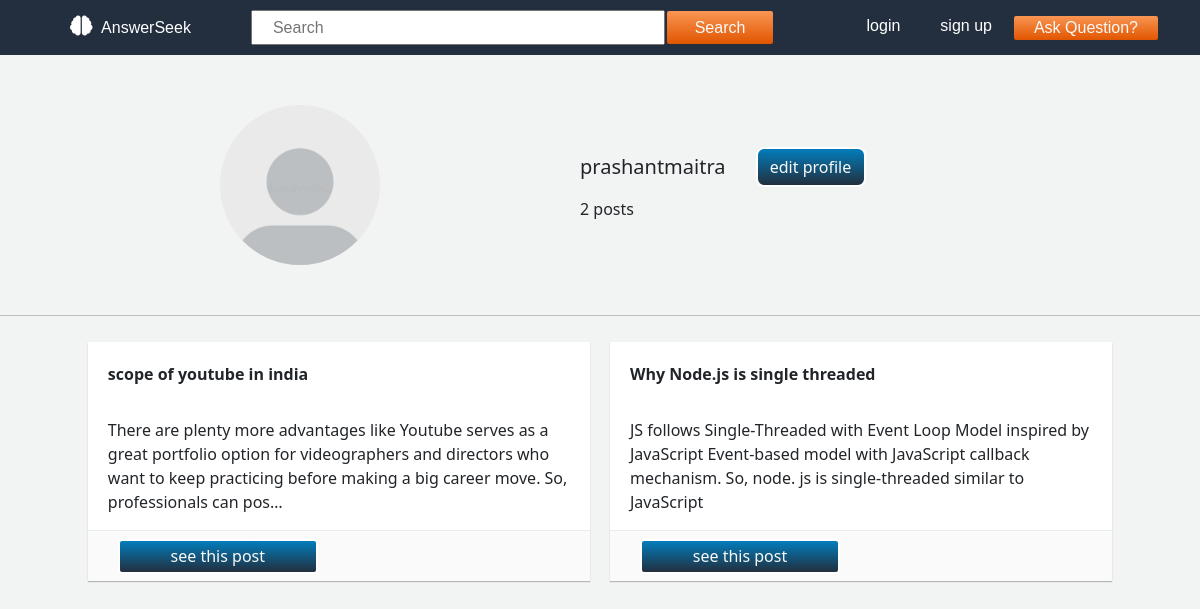
The page /profile/prashantmaitra on the database its author committed.
### userpage/models.py (models this page shows, shortened)
class Profile(models.Model):
    user = models.ForeignKey(User, on_delete=models.CASCADE, default='')
    userImage = models.ImageField(
        upload_to="Profiles", default="default/default_pic.jpg")
    bio = models.CharField(max_length=100, blank=True)

class Post(models.Model):
    user = models.ForeignKey(User, on_delete=models.CASCADE)
    question = models.TextField(default='')
    answer = models.TextField(default='')
    created_at = models.DateTimeField(auto_now_add=True)
    likes = models.ManyToManyField(User, related_name='blog_like', blank=True)
    dislikes = models.ManyToManyField(
        User, related_name='blog_dislike', blank=True)

### userpage/views.py (the view)
# urls.py: path("profile/<str:username>", views.userProfile, name='user_profile'),
def userProfile(request, username):
    user = User.objects.filter(username=username).first()
    if user:
        profile = Profile.objects.get(user=user)
        total_post = count_posts(user)
        allStory = getStory(user)
        data = {
            'user_obj': profile,
            'allStory': allStory,
            'total_post': total_post,
        }
    else:
        return HttpResponse("NO SUCH USER.......")
    return render(request, 'userpage/userProfile.html', data)

### userpage/views.py (called while the page is built)
def getStory(user):
    post_obj = Post.objects.filter(user=user)
    imgList = []
    for post in post_obj:
        imgList.append(post)
    return imgList

def count_posts(user):
    post_obj = Post.objects.filter(user=user)
    c = 0
    for post in post_obj:
        c += 1
    return c

### templates/userpage/userProfile.html (shortened to what this page needs)
{% extends 'base.html' %}
{% block content %}
      <div class="profile">
          <div class="profile__pic">
            <img src="{{user_obj.userImage.url}}" alt="pic">
          </div>
          <div class="profile__details">
              <div style="display: flex; justify-content: center; align-items: center; padding: 5px 0;">
                <span style="font-weight: 500; font-size: 20px;"> {{user_obj.user}} </span>
                <a type="button" data-bs-toggle="modal" data-bs-target="#exampleModal">
                  edit profile
                </a>
              </div>
            <h6>{{total_post}} posts</h6>
          </div>
      </div>
      <hr>
        <div class="hisposts">
          <div class="container">
            {% for i in allStory %}
              <div class="post">
                <div class="postBody">
                  <div style="font-weight: bolder; min-height: 50px;"> {{i.question|truncatechars:100}} </div>
                  <div> {{i.answer|truncatechars:200}} </div>
                </div>
                <div class="postFooter">
                  <a type="button" href="{% url 'userStory' i.id %}">see this post</a>
                </div>
              </div>
            {% endfor %}
          </div>
        </div>
{% endblock %}

### static/css/style.css (style rules this page uses)
.profile { width: 100%; display: -webkit-box; display: -ms-flexbox; display: flex; margin: 50px 0; }
.profile .profile__pic { width: 40%; display: -webkit-box; display: -ms-flexbox; display: flex; -webkit-box-pack: end; -ms-flex-pack: end; justify-content: flex-end; -webkit-box-align: center; -ms-flex-align: center; align-items: center; padding-right: 100px; }
.profile .profile__pic img { width: 160px; height: 160px; border-radius: 50%; }
.profile .profile__details { width: 60%; display: -webkit-box; display: -ms-flexbox; display: flex; -webkit-box-orient: vertical; -webkit-box-direction: normal; -ms-flex-direction: column; flex-direction: column; -webkit-box-pack: center; -ms-flex-pack: center; justify-content: center; -webkit-box-align: start; -ms-flex-align: start; align-items: flex-start; padding-left: 100px; }
.profile .profile__details a { color: #fafafa; margin-left: 30px; border: 2px solid #fff; border-radius: 8px; background: -webkit-gradient(linear, left top, left bottom, from(#027dbc), to(#222f3e)); background: linear-gradient(#027dbc, #222f3e); height: 40px; width: 110px; display: -webkit-box; display: -ms-flexbox; display: flex; -webkit-box-pack: center; -ms-flex-pack: center; justify-content: center; -webkit-box-align: center; -ms-flex-align: center; align-items: center; text-decoration: none; }
.hisposts .container { width: 100%; display: -webkit-box; display: -ms-flexbox; display: flex; -ms-flex-wrap: wrap; flex-wrap: wrap; -webkit-box-pack: center; -ms-flex-pack: center; justify-content: center; }
.hisposts .container .post { width: 45%; margin: 10px 10px; background-color: #fff; -webkit-box-shadow: 0 1px 1px 0 rgba(0, 0, 0, 0.25); box-shadow: 0 1px 1px 0 rgba(0, 0, 0, 0.25); }
.hisposts .container .post .postBody { width: 100%; min-height: 50px; border-bottom: 1px solid #ebeded; padding: 10px 10px 20px 10px; }
.hisposts .container .post .postBody div { margin: 10px 10px -4px 10px; }
.hisposts .container .post .postFooter { width: 100%; height: 50px; background-color: #fafafa; display: -webkit-box; display: -ms-flexbox; display: flex; -webkit-box-align: center; -ms-flex-align: center; align-items: center; }
.hisposts .container .post .postFooter a { color: #fafafa; margin-left: 30px; border: 2px solid #fff; border-radius: 4px; background: -webkit-gradient(linear, left top, left bottom, from(#027dbc), to(#222f3e)); background: linear-gradient(#027dbc, #222f3e); height: 35px; width: 200px; display: -webkit-box; display: -ms-flexbox; display: flex; -webkit-box-pack: center; -ms-flex-pack: center; justify-content: center; -webkit-box-align: center; -ms-flex-align: center; align-items: center; text-decoration: none; }
.container { width: 1140px; display: -webkit-box; display: -ms-flexbox; display: flex; -webkit-box-pack: center; -ms-flex-pack: center; justify-content: center; }

### rows shown on the page
Profile: userImage (placeholder picture), user "prashantmaitra"
Post: question "scope of youtube in india", answer "There are plenty more advantages like Youtube serves as a great portfolio option for videographers and directors who want to keep practicing before making a big career move. So, professionals can pos…"
Post: question "Why Node.js is single threaded", answer "JS follows Single-Threaded with Event Loop Model inspired by JavaScript Event-based model with JavaScript callback mechanism. So, node. js is single-threaded similar to JavaScript"

### other values the page prints
{{ total_post }} "2"
